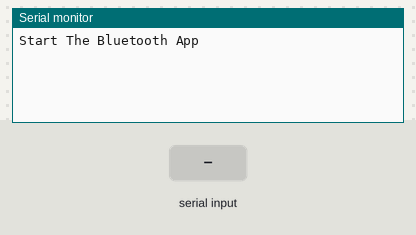
A sketch run on a simulated Arduino Uno, built with avr-gcc and run on an emulated ATmega328P. Parts: the last lines printed to the serial monitor. Inputs (shaded band) come from the test bench.

Above: at 1.2 s.
1.3 s: "1" received over the second serial link
At 1.6 s:
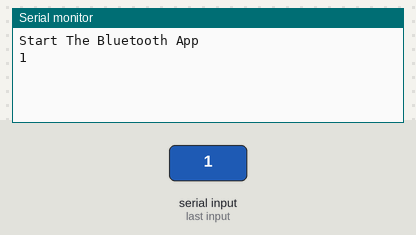
2.8 s: "0" received over the second serial link
At 4.0 s:
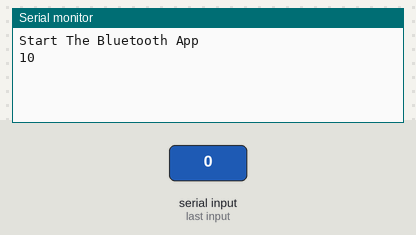

Measured:
- after the input at 1.3 s, the serial monitor: prints a new line at once (image 1)
- after the input at 2.8 s, the serial monitor: prints a new line at once (image 2)

The sketch:

01_hc_06_example.ino
```cpp
#include <SoftwareSerial.h>

//핀 설정
#define BT_TXD 2
#define BT_RXD 3

//소프트웨어 시리얼 포트 설정
SoftwareSerial BTSerial(BT_TXD, BT_RXD);

void setup() {
//모니터 프로그램 셋팅 및 시작
  Serial.begin(9600);

  //블루투스 시리얼 셋팅 및 시작
  BTSerial.begin(9600);

  Serial.println("Start The Bluetooth App");
}

void loop() {
//블루투스로 데이터가 들어온 것이 있다면
if(BTSerial.available()){
//모니터프로그램으로 다시 전송
    Serial.write(BTSerial.read());
  }

//모니터 프로그램에서 입력 받은 데이터가 있다면
if(Serial.available()){
//블루투스로 전송
    BTSerial.write(Serial.read());
  }
}
```
